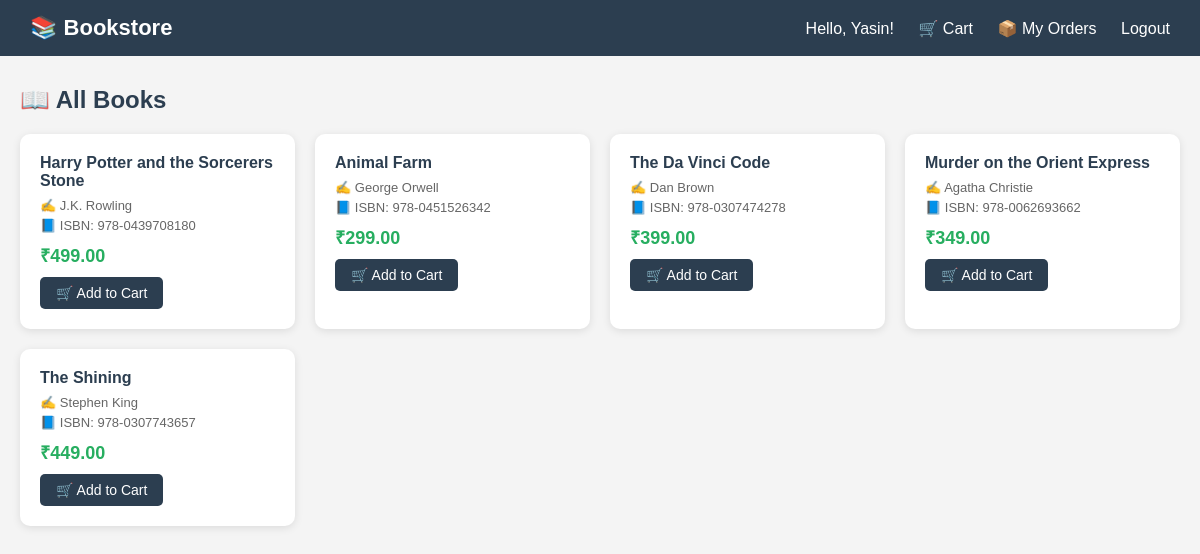
/xampp_hdocs/books.php (signed in), run on the app's committed database.
### tables this page shows
CREATE TABLE book (
    book_id INT AUTO_INCREMENT PRIMARY KEY,
    title VARCHAR(200) NOT NULL,
    ISBN VARCHAR(20) UNIQUE NOT NULL,
    price DECIMAL(10,2) NOT NULL,
    author_id INT,
    FOREIGN KEY (author_id) REFERENCES author(author_id)
);

CREATE TABLE author (
    author_id INT AUTO_INCREMENT PRIMARY KEY,
    author_name VARCHAR(100) NOT NULL
);

### xampp_hdocs/books.php (the view, shortened to what this page needs)
<?php
include 'db.php';
?>
<!DOCTYPE html>
<html lang="en">
<head>
</head>
<body>
<nav>
    <div class="logo">📚 Bookstore</div>
    <div>
        <?php if (isset($_SESSION['customer_id'])): ?>
            <span style="color:white;">Hello, <?= $_SESSION['customer_name'] ?>!</span>
            <a href="cart.php">🛒 Cart</a>
            <a href="orders.php">📦 My Orders</a>
            <a href="logout.php">Logout</a>
        <?php else: ?>
            <a href="login.html">Login</a>
            <a href="register.html">Register</a>
        <?php endif; ?>
    </div>
</nav>
<div class="container">
    <h2>📖 All Books</h2>
    <div class="books-grid">
        <?php
        $sql    = "SELECT b.*, a.author_name FROM book b JOIN author a ON b.author_id = a.author_id";
        $result = mysqli_query($conn, $sql);
        while ($row = mysqli_fetch_assoc($result)):
        ?>
        <div class="book-card">
            <h3><?= htmlspecialchars($row['title']) ?></h3>
            <p>✍️ <?= htmlspecialchars($row['author_name']) ?></p>
            <p>📘 ISBN: <?= htmlspecialchars($row['ISBN']) ?></p>
            <div class="price">₹<?= number_format($row['price'], 2) ?></div>
            <?php if (isset($_SESSION['customer_id'])): ?>
                <a href="add_to_cart.php?book_id=<?= $row['book_id'] ?>" class="btn">🛒 Add to Cart</a>
            <?php else: ?>
                <a href="login.html" class="btn">Login to Buy</a>
            <?php endif; ?>
        </div>
        <?php endwhile; ?>
    </div>
</div>
</body>
</html>

### xampp_hdocs/books.php (style rules this page uses)
* { margin: 0; padding: 0; box-sizing: border-box; }
body { font-family: Arial, sans-serif; background: #f4f4f4; }
nav { background: #2c3e50; padding: 15px 30px; display: flex; justify-content: space-between; align-items: center; }
nav .logo { color: white; font-size: 22px; font-weight: bold; }
nav a { color: white; text-decoration: none; margin-left: 20px; }
.container { max-width: 1200px; margin: 30px auto; padding: 0 20px; }
h2 { margin-bottom: 20px; color: #2c3e50; }
.books-grid { display: grid; grid-template-columns: repeat(auto-fill, minmax(220px, 1fr)); gap: 20px; }
.book-card { background: white; border-radius: 10px; padding: 20px; box-shadow: 0 2px 8px rgba(0,0,0,0.1); }
.book-card h3 { font-size: 16px; margin-bottom: 8px; color: #2c3e50; }
.book-card p { font-size: 13px; color: #666; margin-bottom: 5px; }
.price { font-size: 18px; font-weight: bold; color: #27ae60; margin: 10px 0; }
.btn { display: inline-block; padding: 8px 16px; background: #2c3e50; color: white; border: none; border-radius: 5px; cursor: pointer; text-decoration: none; font-size: 14px; }

### data on the page
book: title "Harry Potter and the Sorcerers Stone", author.author_name "J.K. Rowling", ISBN "978-0439708180", price "499.00"
book: title "Animal Farm", author.author_name "George Orwell", ISBN "978-0451526342", price "299.00"
book: title "The Da Vinci Code", author.author_name "Dan Brown", ISBN "978-0307474278", price "399.00"
book: title "Murder on the Orient Express", author.author_name "Agatha Christie", ISBN "978-0062693662", price "349.00"
book: title "The Shining", author.author_name "Stephen King", ISBN "978-0307743657", price "449.00"

### other printed values
$_SESSION['customer_name'] "Yasin"
